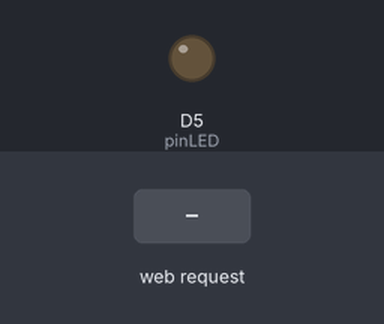
This sketch was run on a simulated ESP8266 (NodeMCU). Shown: output pins drawn as LEDs (lit = HIGH). The inputs (shaded band) are chosen by the test bench. WiFi joins after 1.5 s; servers stay silent unless stated; what the sketch prints to the serial monitor is not drawn.

Above: at 3.3 s.
3.4 s: HTTP request GET /ledmenyala received
At 4.6 s:
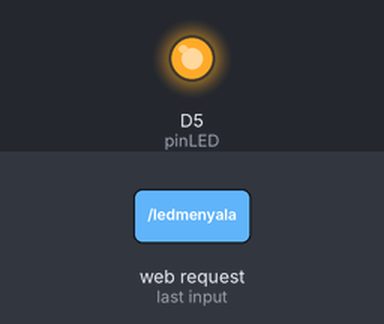
4.9 s: HTTP request GET / received
At 5.7 s:
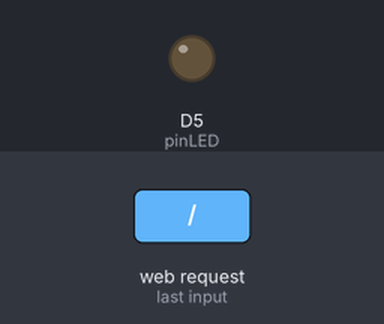
Timing chart, 0 to 7.9 s (numbered marks = the images above; inputs shaded):
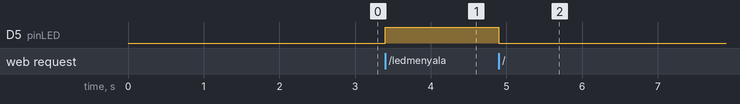

The sketch:

cobaledmcu.ino
```cpp
#include <ESP8266WiFi.h> // Library ESP8266
#include <ESP8266WebServer.h> // Library Web Server ESP8266

const char* ssid = "JGU_LECTURERSTAFF"; // Variabel nama SSID
const char* password = "@JGUJKT2022"; // Variable password SSID

ESP8266WebServer server(80); // Deklarasi server dengan port 80

uint8_t pinLED = D5; // D5 atau GPIO 14 sebagai PIN LED
bool statusLED = LOW; // Nilai awal LED adalah 0

void setup() {
  Serial.begin(115200); // Komunikasi serial Baud Rate 115200
  delay(100);
  pinMode(pinLED, OUTPUT); // Membuat PIN LED sebagai output

  Serial.println("Menghubungi ");
  Serial.println(ssid);
  WiFi.begin(ssid, password); // Otentifikasi sambungan Wifi

  // Mengecek apakah Wifi tersambung
  while (WiFi.status() != WL_CONNECTED) {
    delay(1000);
    Serial.print(".");
  }
  Serial.println("");
  Serial.println("WiFi tersambung..!");
  Serial.print("Nomor IP: ");  Serial.println(WiFi.localIP()); // Nomor IP Modul

  // Status LED
  server.on("/", tersambung);
  server.on("/ledmenyala", LED_menyala);
  server.on("/ledmati", LED_mati);
  server.onNotFound(tidak_ditemukan);
  server.begin();
  Serial.println("Memulai HTTP server");
}

// Fungsi untuk semua status LED
void tersambung() {
  statusLED = LOW;
  server.send(200, "text/html", kirimHTML(statusLED));
}

void LED_menyala() {
  statusLED = HIGH;
  server.send(200, "text/html", kirimHTML(statusLED));
}

void LED_mati() {
  statusLED = LOW;
  server.send(200, "text/html", kirimHTML(statusLED));
}

void tidak_ditemukan(){
  server.send(404, "text/plain", "Halaman tidak ditemukan");
}

// Fungsi untuk mengemas kode HTML yang dikembalikan sebagai string
String kirimHTML(uint8_t statusLED){
  String konten = "<html>\n";
  konten +="<head>\n";
  konten +="<title>LED Control</title>\n";
  konten +="</head>\n";
  konten +="<body>\n";
  konten +="<h1 style=\"font-size:100px\">Mengendalikan LED</h1>\n";

  if(statusLED){
   konten +="<p style=\"font-size:80px\">Status LED: ON</p>\n";
   konten +="<a href=\"/ledmati\">\n";
   konten +="<button type=\"button\" style=\"font-size:150px\">OFF</button>\n";
   konten +="</a>\n";}
  else
  {konten +="<p style=\"font-size:80px\">Status LED: OFF</p>\n";
   konten +="<a href=\"/ledmenyala\">\n";
   konten +="<button type=\"button\" style=\"font-size:150px\">ON</button>\n";
   konten +="</a>\n";
  }

  konten +="</body>\n";
  konten +="</html>\n";
  return konten;
}

void loop() {
  server.handleClient();
  if(statusLED)
  {
    digitalWrite(pinLED, HIGH);
  } else {
    digitalWrite(pinLED, LOW);
  }
}
```

Measured:
- after the input at 3.4 s, D5 (pinLED): LOW → HIGH at once
- after the input at 4.9 s, D5 (pinLED): HIGH → LOW at once
